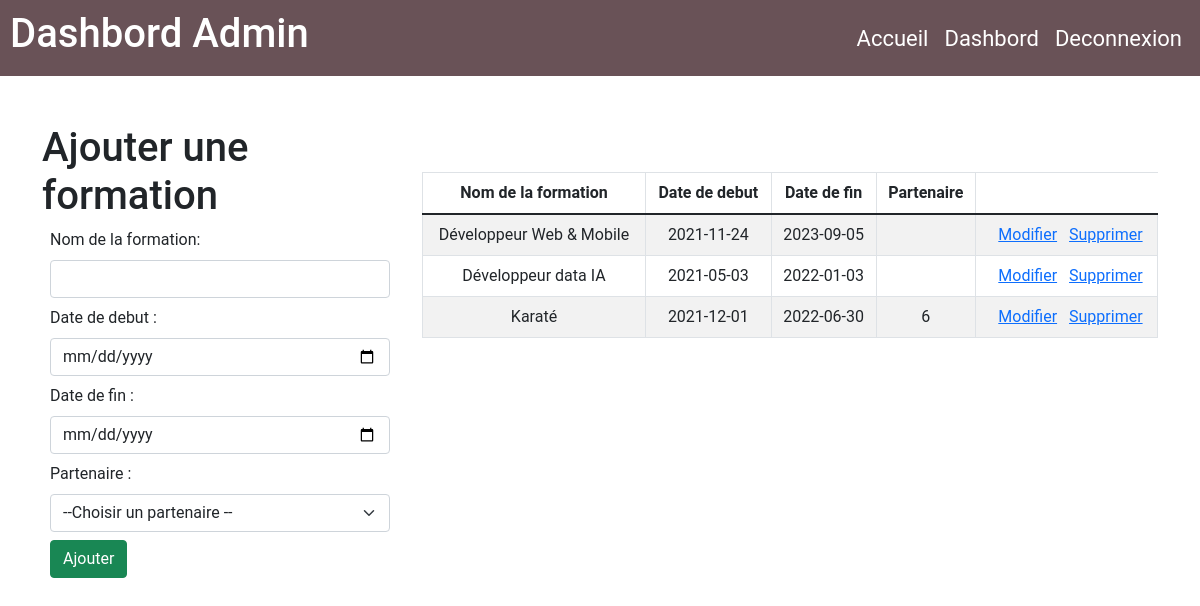
The app's page /views/insertFormation.php (signed in) with its own data.
### tables this page shows
CREATE TABLE `formation` (
  `id_formation` int(11) NOT NULL,
  `nom_formation` varchar(250) DEFAULT NULL,
  `date_debut` date DEFAULT NULL,
  `date_fin` date DEFAULT NULL,
  `partenaire` varchar(255) NOT NULL
);

### views/insertFormation.php (the view, shortened to what this page needs)
<?php
try {
    $bdd = new PDO('mysql:host=localhost;dbname=Presence;', 'root', '');
    $bdd->setAttribute(PDO::ATTR_ERRMODE, PDO::ERRMODE_EXCEPTION);
} catch (PDOException $e) {
    die('Erreur: ' . $e->getMessage());
}
?>
<!DOCTYPE html>
<html lang="en">
<head>
    <?php include('styleLinks.php') ?>
</head>
<body>
<?php include('header.php') ?>
    <div class="container">
        <div class="row mt-5">
            <div class=" col-4">
                <h1>Ajouter une formation </h1>
                <form action="" method="POST">
                    <div class="m-2 form-group">
                        <label for="nom">Nom de la formation:</label>
                        <input type="text" name="nom" id="nom" class="form-control">
                    </div>
                    <div class="m-2 form-group">
                        <label for="debut">Date de debut :</label>
                        <input type="date" name="debut" id="debut" class="form-control">
                    </div>
                    <div class="m-2 form-group">
                        <label for="fin">Date de fin :</label>
                        <input type="date" name="fin" id="fin" class="form-control" maxlength="10" minlength="8">
                    </div>
                    <div class="m-2 form-group">
                        <label for="part">Partenaire :</label>
                        <select class="form-select" name="part" id="part" value='choisir un partenaire'>
                            <option> --Choisir un partenaire -- </option>
                        </select>
                    </div>
                    <div class="m-2 form-group">
                        <input type="submit" name="add_formation" value="Ajouter" class="btn btn-success">
                    </div>
                </form>
            </div>
            <div class="col-8 mt-5">
                <table class="table table-striped text-center table-bordered">
                    <thead>
                        <tr>
                            <th>Nom de la formation</th>
                            <th>Date de debut</th>
                            <th>Date de fin </th>
                            <th>Partenaire </th>
                        </tr>
                    </thead>
                    <tbody>
                        <?php
                        $selection = $bdd->query('SELECT * FROM formation');
                        while ($admin = $selection->fetch()) { ?>
                            <tr>
                            <td><?= $admin['nom_formation']?></td>
                            <td><?= $admin['date_debut']?></td>
                            <td><?= $admin['date_fin']?></td>
                            <td><?= $admin['partenaire']?></td>
                        <?php
                            echo  '<td> <a href="../updateStudent.php?id=' . $admin['id_formation'] . '" class="m-2"> Modifier</a> <a href="../deleteFormation.php?id=' . $admin['id_formation'] . '" class=""> Supprimer</a> </td>';
                            echo '</tr>';
                        }
                        ?>
                    </tbody>
                </table>
            </div>
        </div>
    </div>
</body>
</html>

### assets/style/myStyle.css (style rules this page uses)
* { margin: 0px; padding: 0; font-family: 'Roboto', sans-serif; text-decoration: none; }
body { background-color: #ffffff; }
.text-center { text-align: center; }

### records on screen
formation: nom_formation "Développeur Web & Mobile", date_debut "2021-11-24", date_fin "2023-09-05"
formation: nom_formation "Développeur data IA", date_debut "2021-05-03", date_fin "2022-01-03"
formation: nom_formation "Karaté", date_debut "2021-12-01", date_fin "2022-06-30", partenaire "6"
